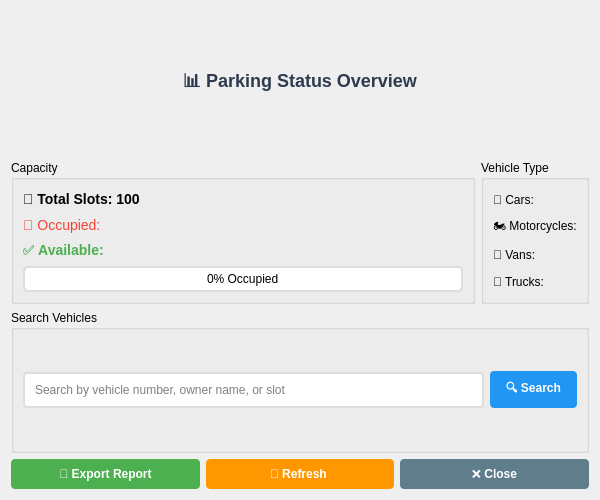
<?xml version="1.0" encoding="UTF-8"?>
<ui version="4.0">
 <class>StatusCheckDialog</class>
 <widget class="QDialog" name="StatusCheckDialog">
  <property name="geometry">
   <rect>
    <x>0</x>
    <y>0</y>
    <width>600</width>
    <height>500</height>
   </rect>
  </property>
  <property name="windowTitle">
   <string>🔄 Parking Status Check</string>
  </property>
  <property name="modal">
   <bool>true</bool>
  </property>
  <layout class="QVBoxLayout" name="mainLayout">
   <item>
    <widget class="QLabel" name="titleLabel">
     <property name="styleSheet">
      <string notr="true">font-size: 18px; font-weight: bold; color: #2e3b4e; padding: 10px;</string>
     </property>
     <property name="text">
      <string>📊 Parking Status Overview</string>
     </property>
     <property name="alignment">
      <set>Qt::AlignmentFlag::AlignCenter</set>
     </property>
    </widget>
   </item>
   <item>
    <layout class="QHBoxLayout" name="statsLayout">
     <item>
      <widget class="QGroupBox" name="capacityStatsGroup">
       <property name="title">
        <string>Capacity </string>
       </property>
       <layout class="QVBoxLayout" name="capacityStatsLayout">
        <item>
         <widget class="QLabel" name="totalSlotsLabel">
          <property name="styleSheet">
           <string notr="true">font-size: 14px; font-weight: bold;</string>
          </property>
          <property name="text">
           <string>🏢 Total Slots: 100</string>
          </property>
         </widget>
        </item>
        <item>
         <widget class="QLabel" name="occupiedLabel">
          <property name="styleSheet">
           <string notr="true">font-size: 14px; color: #f44336;</string>
          </property>
          <property name="text">
           <string>🚗 Occupied: </string>
          </property>
         </widget>
        </item>
        <item>
         <widget class="QLabel" name="availableLabel">
          <property name="styleSheet">
           <string notr="true">font-size: 14px; color: #4caf50; font-weight: bold;</string>
          </property>
          <property name="text">
           <string>✅ Available: </string>
          </property>
         </widget>
        </item>
        <item>
         <widget class="QProgressBar" name="occupancyProgressBar">
          <property name="styleSheet">
           <string notr="true">QProgressBar { border: 2px solid #ddd; border-radius: 5px; text-align: center; } QProgressBar::chunk { background-color: #2196f3; }</string>
          </property>
          <property name="value">
           <number>0</number>
          </property>
          <property name="format">
           <string>%p% Occupied</string>
          </property>
         </widget>
        </item>
       </layout>
      </widget>
     </item>
     <item>
      <widget class="QGroupBox" name="vehicleStatsGroup">
       <property name="title">
        <string>Vehicle Type </string>
       </property>
       <layout class="QVBoxLayout" name="vehicleStatsLayout">
        <item>
         <widget class="QLabel" name="carsLabel">
          <property name="text">
           <string>🚗 Cars: </string>
          </property>
         </widget>
        </item>
        <item>
         <widget class="QLabel" name="motorcyclesLabel">
          <property name="text">
           <string>🏍️ Motorcycles:</string>
          </property>
         </widget>
        </item>
        <item>
         <widget class="QLabel" name="vansLabel">
          <property name="text">
           <string>🚐 Vans: </string>
          </property>
         </widget>
        </item>
        <item>
         <widget class="QLabel" name="trucksLabel">
          <property name="text">
           <string>🚚 Trucks: </string>
          </property>
         </widget>
        </item>
       </layout>
      </widget>
     </item>
    </layout>
   </item>
   <item>
    <widget class="QGroupBox" name="searchGroup">
     <property name="title">
      <string>Search Vehicles </string>
     </property>
     <layout class="QHBoxLayout" name="searchLayout">
      <item>
       <widget class="QLineEdit" name="quickSearchEdit">
        <property name="styleSheet">
         <string notr="true">padding: 8px; border: 2px solid #ddd; border-radius: 4px;</string>
        </property>
        <property name="placeholderText">
         <string>Search by vehicle number, owner name, or slot</string>
        </property>
       </widget>
      </item>
      <item>
       <widget class="QPushButton" name="quickSearchButton">
        <property name="styleSheet">
         <string notr="true">padding: 8px 16px; font-weight: bold; background-color: #2196f3; color: white; border-radius: 4px;</string>
        </property>
        <property name="text">
         <string>🔍 Search</string>
        </property>
       </widget>
      </item>
     </layout>
    </widget>
   </item>
   <item>
    <layout class="QHBoxLayout" name="actionButtonsLayout">
     <item>
      <widget class="QPushButton" name="exportReportButton">
       <property name="styleSheet">
        <string notr="true">padding: 8px 16px; font-weight: bold; background-color: #4caf50; color: white; border-radius: 4px;</string>
       </property>
       <property name="text">
        <string>📄 Export Report</string>
       </property>
      </widget>
     </item>
     <item>
      <widget class="QPushButton" name="refreshDataButton">
       <property name="styleSheet">
        <string notr="true">padding: 8px 16px; font-weight: bold; background-color: #ff9800; color: white; border-radius: 4px;</string>
       </property>
       <property name="text">
        <string>🔄 Refresh </string>
       </property>
      </widget>
     </item>
     <item>
      <widget class="QPushButton" name="closeButton">
       <property name="styleSheet">
        <string notr="true">padding: 8px 16px; font-weight: bold; background-color: #607d8b; color: white; border-radius: 4px;</string>
       </property>
       <property name="text">
        <string>❌ Close</string>
       </property>
      </widget>
     </item>
    </layout>
   </item>
  </layout>
 </widget>
 <resources/>
 <connections/>
</ui>
